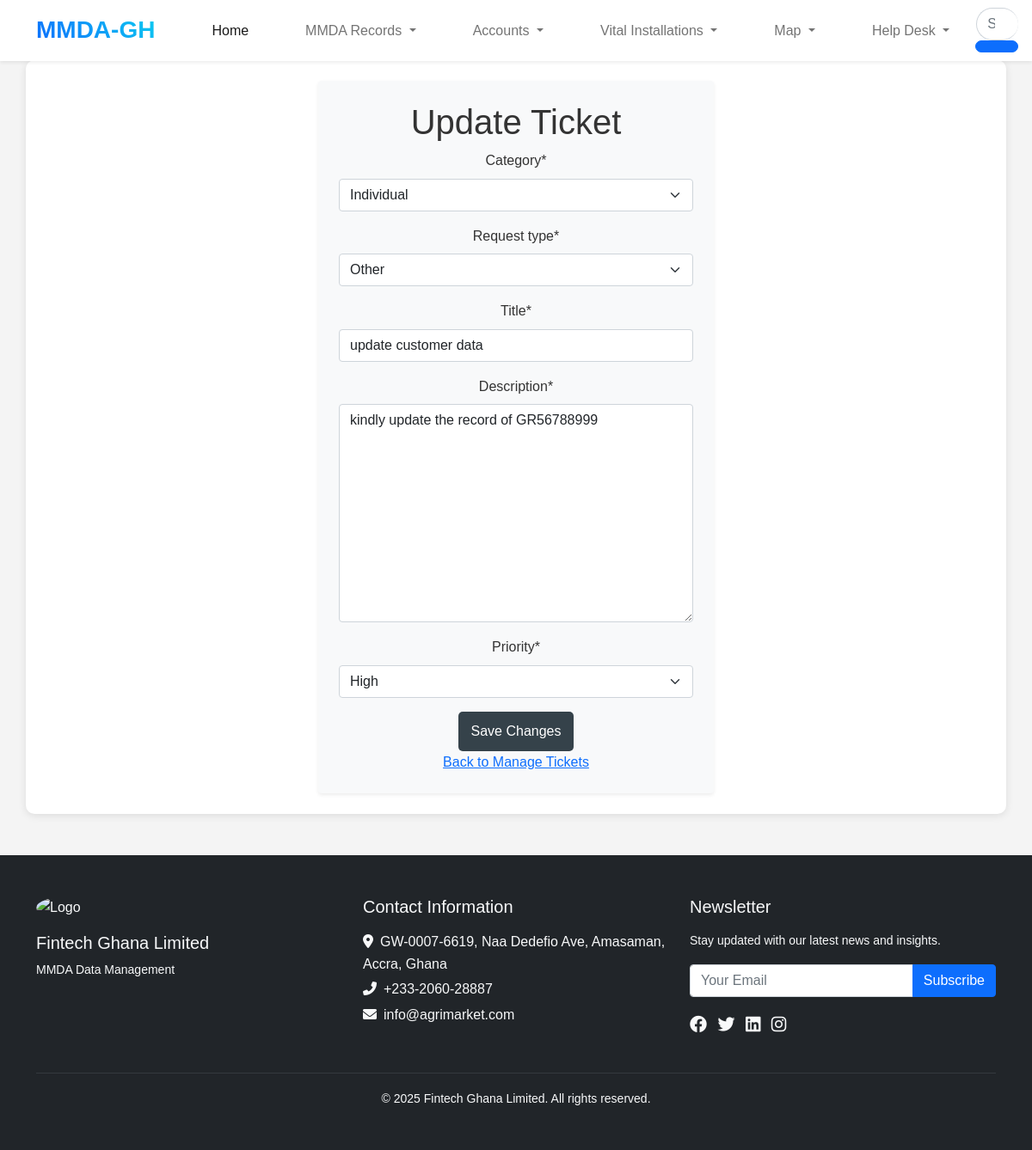
/helpdesk/update/2/, run on the app's committed database.
### helpdesk/models.py (models this page shows, shortened)
class Ticket(models.Model):
    STATUS_CHOICES = [
        ('Open', 'Open'),
        ('In Progress', 'In Progress'),
        ('Resolved', 'Resolved'),
        ('Closed', 'Closed'),
    ]
    user = models.ForeignKey(User, on_delete=models.CASCADE)
    category = models.CharField(max_length=3, choices=CATEGORY_CHOICES)
    request_type = models.CharField(max_length=50, choices=REQUEST_CHOICES)
    title = models.CharField(max_length=200)
    description = models.TextField()
    priority = models.CharField(max_length=50, choices=PRIORITY_CHOICES)
    status = models.CharField(max_length=50, choices=STATUS_CHOICES, default='Open')
    created_at = models.DateTimeField(auto_now_add=True)
    updated_at = models.DateTimeField(auto_now=True)

### helpdesk/views.py (the view)
# urls.py: path('update/<int:ticket_id>/', views.update_ticket, name='update_ticket'),
def update_ticket(request, ticket_id):
    ticket = get_object_or_404(Ticket, id=ticket_id)
    if request.method == 'POST':
        form = TicketForm(request.POST, instance=ticket)
        if form.is_valid():
            form.save()
            return redirect('manage_tickets')
    else:
        form = TicketForm(instance=ticket)
    return render(request, 'helpdesk/update_ticket.html', {'form': form, 'ticket': ticket})

### helpdesk/forms.py
class TicketForm(forms.ModelForm):
    class Meta:
        model = Ticket
        fields = ['category','request_type', 'title', 'description', 'priority']

### helpdesk/templates/helpdesk/update_ticket.html (shortened to what this page needs)
{% load static %}
{% load crispy_forms_tags %}
<!DOCTYPE html>
<html lang="en">
<head>
    <link href="{% static 'css/bootstrap.min.css' %}" rel="stylesheet">
    <link rel="stylesheet" href="{% static 'css/styles.css' %}">
    <link rel="stylesheet" href="https://cdnjs.cloudflare.com/ajax/libs/font-awesome/6.0.0-beta3/css/all.min.css">
</head>
<body>
    {% include 'navbar.html' %}
    <main class="container d-flex justify-content-center align-items-center py-4" style="min-height: 80vh;">
        <div class="bg-light p-4 rounded shadow-sm text-center">
            {% block content %}
            <h1>Update Ticket</h1>
	    <form method="post">
	        {{ form|crispy }}
	        <button type="submit">Save Changes</button>
	    </form>
	    <a href="{% url 'manage_tickets' %}">Back to Manage Tickets</a>
            {% endblock %}
        </div>
    </main>
<footer class="bg-dark text-light py-5 mt-5">
    <div class="container">
        <div class="row text-center text-md-start">
            <div class="col-md-4 mb-4 mb-md-0">
                <div class="d-flex flex-column align-items-center align-items-md-start">
                    <img src="{% static 'assets/gat.jpg' %}" alt="Logo" class="img-fluid rounded-circle mb-3" style="width: 80px;">
                    <h5 class="mb-2">Fintech Ghana Limited</h5>
                    <p class="small mb-0">MMDA Data Management</p>
                </div>
            </div>
            <div class="col-md-4 mb-4 mb-md-0">
                <h5>Contact Information</h5>
                <ul class="list-unstyled mt-3">
                    <li>
                        <p class="mb-1"><i class="fas fa-map-marker-alt me-2"></i>GW-0007-6619, Naa Dedefio Ave, Amasaman, Accra, Ghana</p>
                    </li>
                    <li>
                        <p class="mb-1"><i class="fas fa-phone-alt me-2"></i>+233-2060-28887</p>
                    </li>
                    <li>
                        <p class="mb-1"><i class="fas fa-envelope me-2"></i>info@agrimarket.com</p>
                    </li>
                </ul>
            </div>
            <div class="col-md-4">
                <h5>Newsletter</h5>
                <p class="small mt-3">Stay updated with our latest news and insights.</p>
                <div class="input-group">
                    <input type="email" class="form-control" placeholder="Your Email" aria-label="Your Email">
                    <button class="btn btn-primary" type="button">Subscribe</button>
                </div>
                <ul class="list-inline mt-3">
                    <li class="list-inline-item"><a href="#" class="text-light fs-5"><i class="fab fa-facebook"></i></a></li>
                    <li class="list-inline-item"><a href="#" class="text-light fs-5"><i class="fab fa-twitter"></i></a></li>
                    <li class="list-inline-item"><a href="#" class="text-light fs-5"><i class="fab fa-linkedin"></i></a></li>
                    <li class="list-inline-item"><a href="#" class="text-light fs-5"><i class="fab fa-instagram"></i></a></li>
                </ul>
            </div>
        </div>
        <div class="text-center mt-4">
            <hr class="text-secondary">
            <small>&copy; {% now "Y" %} Fintech Ghana Limited. All rights reserved.</small>
        </div>
    </div>
</footer>
</body>
</html>

### static/css/styles.css (style rules this page uses)
* { margin: 0; padding: 0; box-sizing: border-box; }
body { overflow-x: hidden; font-family: Arial, sans-serif; line-height: 1.6; background-color: #f4f4f4; color: #333; margin: 0; padding: 0; padding-top: 56px; }
main { padding: 20px; max-width: 700px; margin: auto; background: #ffffff; border-radius: 10px; box-shadow: 0 2px 10px rgba(0, 0, 0, 0.1); }
button { background: #35424a; color: #ffffff; border: none; padding: 10px 15px; border-radius: 5px; cursor: pointer; transition: background 0.3s; }
footer { text-align: center; padding: 20px 0; background: #35424a; color: #ffffff; position: relative; bottom: 0; width: 100%; }
@media (min-width: 768px) { body { padding-top: 70px; } }
@media (min-width: 768px) { main { max-width: 900px; } }
.text-center { text-align: center; }
.mb-4 { margin-bottom: 1.5rem; }

### data on the page
Ticket: category "Individual", request_type "Other", title "update customer data", description "kindly update the record of GR56788999", priority "High"
